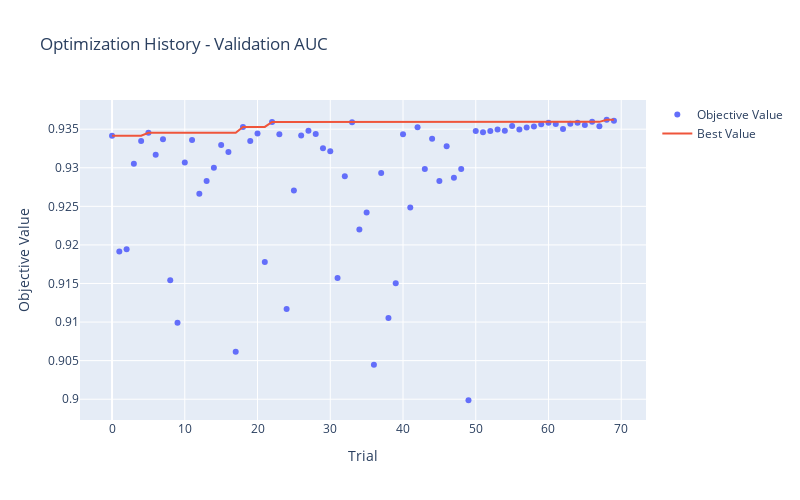

Notebook cell for this chart:
### Markdown cell above
## 4. Optuna Visualization (LightGBM only)

### Code cell
print("=" * 80)
print("OPTUNA OPTIMIZATION VISUALIZATION")
print("=" * 80)

# Plot optimization history
fig = plot_optimization_history(study)
fig.update_layout(title="Optimization History - Validation AUC", width=800, height=500)
fig.show()

# Try to save figure (requires kaleido package for plotly image export)
try:
    fig.write_image("../results/figures/optuna_optimization_history.png")
    print("\nOptimization history plot saved to: ../results/figures/optuna_optimization_history.png")
except Exception as e:
    print(f"\nNote: Could not save plotly figure as image: {e}")
    print("Install kaleido package for image export: pip install kaleido")

### Figure 1 — Plotly figure (JSON) as saved in the notebook; plotly's stock layout.template omitted (floating-point values rounded to 4 significant figures)
{"data": [{"mode": "markers", "name": "Objective Value", "type": "scatter", "x": [0, 1, 2, 3, 4, 5, 6, 7, 8, 9, 10, 11, 12, 13, 14, 15, 16, 17, 18, 19, 20, 21, 22, 23, 24, 25, 26, 27, 28, 29, 30, 31, 32, 33, 34, 35, 36, 37, 38, 39, 40, 41, 42, 43, 44, 45, 46, 47, 48, 49, 50, 51, 52, 53, 54, 55, 56, 57, 58, 59, 60, 61, 62, 63, 64, 65, 66, 67, 68, 69], "y": [0.9342, 0.9191, 0.9194, 0.9305, 0.9335, 0.9345, 0.9317, 0.9337, 0.9154, 0.9099, 0.9307, 0.9336, 0.9266, 0.9283, 0.93, 0.933, 0.932, 0.9062, 0.9353, 0.9335, 0.9344, 0.9178, 0.9359, 0.9343, 0.9117, 0.9271, 0.9342, 0.9348, 0.9344, 0.9325, 0.9321, 0.9157, 0.9289, 0.9359, 0.922, 0.9242, 0.9045, 0.9293, 0.9105, 0.915, 0.9343, 0.9248, 0.9352, 0.9298, 0.9338, 0.9283, 0.9328, 0.9287, 0.9298, 0.8999, 0.9348, 0.9346, 0.9348, 0.935, 0.9348, 0.9354, 0.935, 0.9352, 0.9354, 0.9357, 0.9358, 0.9357, 0.935, 0.9357, 0.9358, 0.9356, 0.936, 0.9354, 0.9362, 0.9361]}, {"mode": "lines", "name": "Best Value", "type": "scatter", "x": [0, 1, 2, 3, 4, 5, 6, 7, 8, 9, 10, 11, 12, 13, 14, 15, 16, 17, 18, 19, 20, 21, 22, 23, 24, 25, 26, 27, 28, 29, 30, 31, 32, 33, 34, 35, 36, 37, 38, 39, 40, 41, 42, 43, 44, 45, 46, 47, 48, 49, 50, 51, 52, 53, 54, 55, 56, 57, 58, 59, 60, 61, 62, 63, 64, 65, 66, 67, 68, 69], "y": [0.9342, 0.9342, 0.9342, 0.9342, 0.9342, 0.9345, 0.9345, 0.9345, 0.9345, 0.9345, 0.9345, 0.9345, 0.9345, 0.9345, 0.9345, 0.9345, 0.9345, 0.9345, 0.9353, 0.9353, 0.9353, 0.9353, 0.9359, 0.9359, 0.9359, 0.9359, 0.9359, 0.9359, 0.9359, 0.9359, 0.9359, 0.9359, 0.9359, 0.9359, 0.9359, 0.9359, 0.9359, 0.9359, 0.9359, 0.9359, 0.9359, 0.9359, 0.9359, 0.9359, 0.9359, 0.9359, 0.9359, 0.9359, 0.9359, 0.9359, 0.9359, 0.9359, 0.9359, 0.9359, 0.9359, 0.9359, 0.9359, 0.9359, 0.9359, 0.9359, 0.9359, 0.9359, 0.9359, 0.9359, 0.9359, 0.9359, 0.936, 0.936, 0.9362, 0.9362]}, {"marker": {"color": "#cccccc"}, "mode": "markers", "name": "Infeasible Trial", "showlegend": false, "type": "scatter", "x": [], "y": []}], "layout": {"height": 500, "title": {"text": "Optimization History - Validation AUC"}, "width": 800, "xaxis": {"title": {"text": "Trial"}}, "yaxis": {"title": {"text": "Objective Value"}}}}
